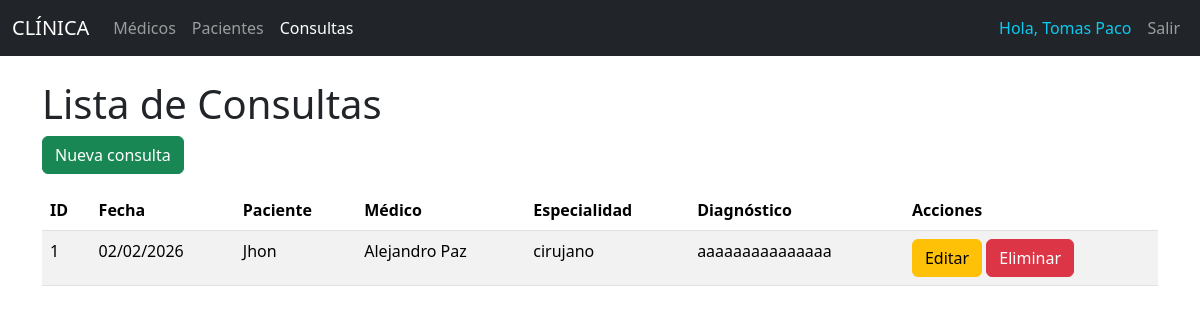
The app's page /consultas/ (signed in) with its own data.
### models/consulta_model.py (models this page shows, shortened)
class Consulta(db.Model):
    __tablename__ = "consultas"
    id = db.Column(db.Integer, primary_key=True)
    fecha = db.Column(db.DateTime, nullable=False)
    diagnostico = db.Column(db.String(250), nullable=False)
    tratamiento = db.Column(db.String(250), nullable=False)
    medico_id = db.Column(db.Integer, db.ForeignKey('medicos.id'), nullable=False)
    paciente_id = db.Column(db.Integer, db.ForeignKey('pacientes.id'), nullable=False)
    medico = db.relationship('Medico', back_populates='consultas')
    paciente = db.relationship('Paciente', back_populates='consultas')
    @staticmethod
    def get_all():
        return Consulta.query.all()

### models/paciente_model.py (models this page shows, shortened)
class Paciente(db.Model):
    __tablename__ = "pacientes"
    id = db.Column(db.Integer, primary_key=True)
    nombre = db.Column(db.String(80), nullable=False)
    edad = db.Column(db.Integer, nullable=False)
    direccion = db.Column(db.String(200), nullable=False)
    telefono = db.Column(db.String(20), nullable=False)
    consultas = db.relationship('Consulta', back_populates='paciente', cascade="all, delete-orphan")
    def delete(self):
        db.session.delete(self)
        db.session.commit()

### models/medico_model.py (models this page shows, shortened)
class Medico(db.Model):
    __tablename__ = "medicos"
    id = db.Column(db.Integer, primary_key=True)
    nombre = db.Column(db.String(80), nullable=False)
    especialidad = db.Column(db.String(100), nullable=False)
    telefono = db.Column(db.String(20), nullable=False)
    correo = db.Column(db.String(100), nullable=False)
    consultas = db.relationship('Consulta', back_populates='medico', cascade="all, delete-orphan")
    def delete(self):
        db.session.delete(self)
        db.session.commit()

### controllers/consulta_controller.py (the view)
@consulta_bp.route("/")
def index():
    consultas = Consulta.get_all()
    return consulta_view.list(consultas)

### run.py (called while the page is built)
@app.context_processor
def inject_active_path():
    def is_active(path):
        return 'active' if request.path == path else ''
    return(dict(is_active = is_active))

### view/consulta_view.py (called while the page is built)
def list(consultas):
    return render_template('consultas/index.html', consultas=consultas)

### templates/consultas/index.html (shortened to what this page needs)
{% extends 'base.html' %}
{% block content %}
<h1>Lista de Consultas</h1>
<a href="{{ url_for('consulta.create') }}" class="btn btn-success mb-3">Nueva consulta</a>
<table class="table table-striped">
    <thead>
        <tr>
            <th>ID</th>
            <th>Fecha</th>
            <th>Paciente</th>
            <th>Médico</th>
            <th>Especialidad</th>
            <th>Diagnóstico</th>
             <th>Acciones</th>
        </tr>
    </thead>
    <tbody>
        {% for item in consultas %}
        <tr>
            <td>{{ item.id }}</td>
            <td>{{ item.fecha.strftime('%d/%m/%Y') }}</td>
            <td>{{ item.paciente.nombre }}</td>
            <td>{{ item.medico.nombre }}</td>
            <td>{{ item.medico.especialidad }}</td>
            <td>{{ item.diagnostico[:50] }}{% if item.diagnostico|length > 50 %}...{% endif %}</td>
            <td>
                <a href="{{ url_for('consulta.edit', id=item.id) }}" class="btn btn-warning">Editar</a>
                <a href="{{ url_for('consulta.delete', id=item.id) }}" class="btn btn-danger" onclick="return confirm('Estás seguro de eliminar ?')">Eliminar</a>
            </td>
        </tr>
        {% endfor %}
    </tbody>
</table>
{% endblock %}

### records on screen
Consulta: id "1", fecha "02/02/2026", paciente.nombre "Jhon", medico.nombre "Alejandro Paz", medico.especialidad "cirujano", diagnostico "aaaaaaaaaaaaaaa"

### other values on screen
{{ session.user_name }} "Tomas Paco"
